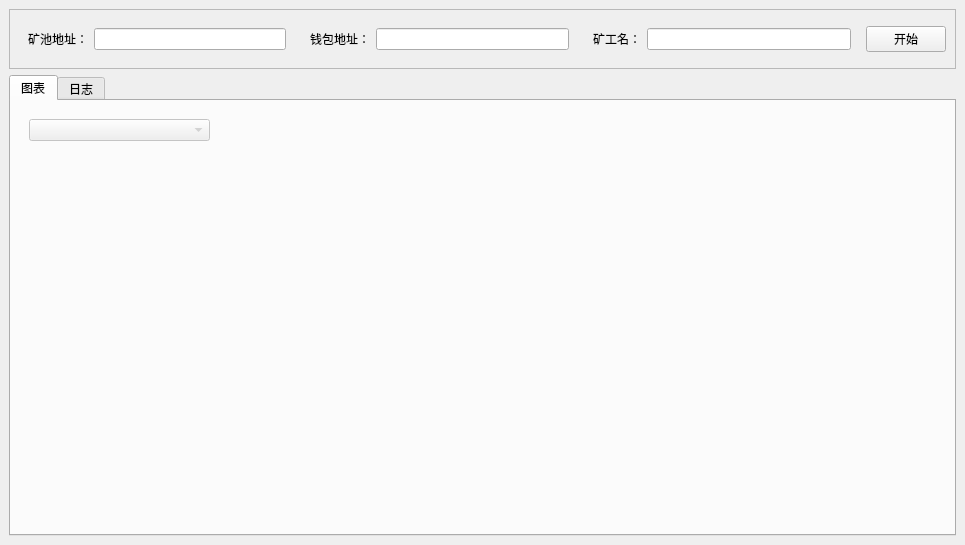
<?xml version="1.0" encoding="UTF-8"?>
<ui version="4.0">
 <class>MainWindow</class>
 <widget class="QMainWindow" name="MainWindow">
  <property name="geometry">
   <rect>
    <x>0</x>
    <y>0</y>
    <width>965</width>
    <height>545</height>
   </rect>
  </property>
  <property name="windowTitle">
   <string>MainWindow</string>
  </property>
  <widget class="QWidget" name="centralwidget">
   <layout class="QVBoxLayout" name="verticalLayout_3" stretch="1,10">
    <item>
     <widget class="QFrame" name="input_frame">
      <property name="frameShape">
       <enum>QFrame::StyledPanel</enum>
      </property>
      <property name="frameShadow">
       <enum>QFrame::Raised</enum>
      </property>
      <layout class="QHBoxLayout" name="horizontalLayout">
       <item>
        <widget class="QWidget" name="pool_widget" native="true">
         <layout class="QHBoxLayout" name="horizontalLayout_4">
          <item>
           <widget class="QLabel" name="pool_label">
            <property name="text">
             <string>矿池地址：</string>
            </property>
           </widget>
          </item>
          <item>
           <widget class="QLineEdit" name="pool_edit"/>
          </item>
         </layout>
        </widget>
       </item>
       <item>
        <widget class="QWidget" name="wallet_widget" native="true">
         <layout class="QHBoxLayout" name="horizontalLayout_5">
          <item>
           <widget class="QLabel" name="wallet_label">
            <property name="text">
             <string>钱包地址：</string>
            </property>
           </widget>
          </item>
          <item>
           <widget class="QLineEdit" name="wallet_edit">
            <property name="echoMode">
             <enum>QLineEdit::PasswordEchoOnEdit</enum>
            </property>
            <property name="clearButtonEnabled">
             <bool>false</bool>
            </property>
           </widget>
          </item>
         </layout>
        </widget>
       </item>
       <item>
        <widget class="QWidget" name="miner_widget" native="true">
         <layout class="QHBoxLayout" name="horizontalLayout_2">
          <item>
           <widget class="QLabel" name="miner_name_label">
            <property name="text">
             <string>矿工名：</string>
            </property>
           </widget>
          </item>
          <item>
           <widget class="QLineEdit" name="miner_edit"/>
          </item>
         </layout>
        </widget>
       </item>
       <item>
        <widget class="QPushButton" name="start_button">
         <property name="text">
          <string>开始</string>
         </property>
        </widget>
       </item>
      </layout>
     </widget>
    </item>
    <item>
     <widget class="QTabWidget" name="functional_tab_widget">
      <property name="currentIndex">
       <number>0</number>
      </property>
      <widget class="QWidget" name="graph_tab">
       <attribute name="title">
        <string>图表</string>
       </attribute>
       <layout class="QVBoxLayout" name="verticalLayout" stretch="1,15">
        <item>
         <widget class="QWidget" name="graph_combo_widget" native="true">
          <layout class="QHBoxLayout" name="horizontalLayout_3" stretch="2,8">
           <item>
            <widget class="QComboBox" name="graph_combo">
             <property name="enabled">
              <bool>false</bool>
             </property>
            </widget>
           </item>
           <item>
            <spacer name="graph_combo_spacer">
             <property name="orientation">
              <enum>Qt::Horizontal</enum>
             </property>
             <property name="sizeHint" stdset="0">
              <size>
               <width>40</width>
               <height>20</height>
              </size>
             </property>
            </spacer>
           </item>
          </layout>
         </widget>
        </item>
        <item>
         <widget class="GraphCanvas" name="graph_canvas" native="true"/>
        </item>
       </layout>
      </widget>
      <widget class="QWidget" name="log_tab">
       <attribute name="title">
        <string>日志</string>
       </attribute>
       <layout class="QVBoxLayout" name="verticalLayout_2">
        <item>
         <widget class="QTextBrowser" name="log_browser">
          <property name="styleSheet">
           <string notr="true">background-color: black;
color: white;</string>
          </property>
          <property name="html">
           <string>&lt;!DOCTYPE HTML PUBLIC &quot;-//W3C//DTD HTML 4.0//EN&quot; &quot;http://www.w3.org/TR/REC-html40/strict.dtd&quot;&gt;
&lt;html&gt;&lt;head&gt;&lt;meta name=&quot;qrichtext&quot; content=&quot;1&quot; /&gt;&lt;style type=&quot;text/css&quot;&gt;
p, li { white-space: pre-wrap; }
&lt;/style&gt;&lt;/head&gt;&lt;body style=&quot; font-family:'SimSun'; font-size:9pt; font-weight:400; font-style:normal;&quot;&gt;
&lt;p style=&quot;-qt-paragraph-type:empty; margin-top:0px; margin-bottom:0px; margin-left:0px; margin-right:0px; -qt-block-indent:0; text-indent:0px; font-family:'Microsoft YaHei UI';&quot;&gt;&lt;br /&gt;&lt;/p&gt;&lt;/body&gt;&lt;/html&gt;</string>
          </property>
         </widget>
        </item>
       </layout>
      </widget>
     </widget>
    </item>
   </layout>
  </widget>
 </widget>
 <customwidgets>
  <customwidget>
   <class>GraphCanvas</class>
   <extends>QWidget</extends>
   <header>ultminer.ultminer_ui.main_window</header>
   <container>1</container>
  </customwidget>
 </customwidgets>
 <resources/>
 <connections/>
</ui>
